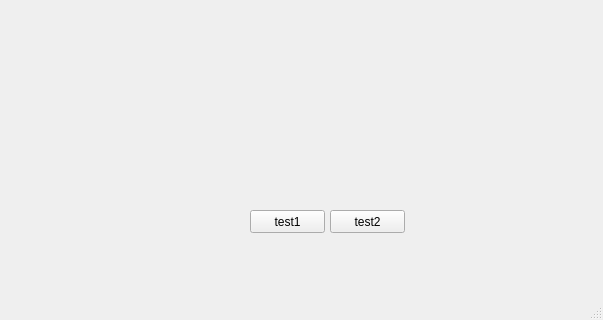
<?xml version="1.0" encoding="UTF-8"?>
<ui version="4.0">
 <class>MainWindow</class>
 <widget class="QMainWindow" name="MainWindow">
  <property name="geometry">
   <rect>
    <x>0</x>
    <y>0</y>
    <width>603</width>
    <height>320</height>
   </rect>
  </property>
  <property name="windowTitle">
   <string>MainWindow</string>
  </property>
  <widget class="QWidget" name="centralwidget">
   <widget class="QPushButton" name="pushButton">
    <property name="geometry">
     <rect>
      <x>250</x>
      <y>210</y>
      <width>75</width>
      <height>23</height>
     </rect>
    </property>
    <property name="text">
     <string>test1</string>
    </property>
   </widget>
   <widget class="QPushButton" name="pushButton_2">
    <property name="geometry">
     <rect>
      <x>330</x>
      <y>210</y>
      <width>75</width>
      <height>23</height>
     </rect>
    </property>
    <property name="text">
     <string>test2</string>
    </property>
   </widget>
  </widget>
  <widget class="QMenuBar" name="menubar">
   <property name="geometry">
    <rect>
     <x>0</x>
     <y>0</y>
     <width>603</width>
     <height>21</height>
    </rect>
   </property>
  </widget>
  <widget class="QStatusBar" name="statusbar"/>
 </widget>
 <resources/>
 <connections/>
</ui>
